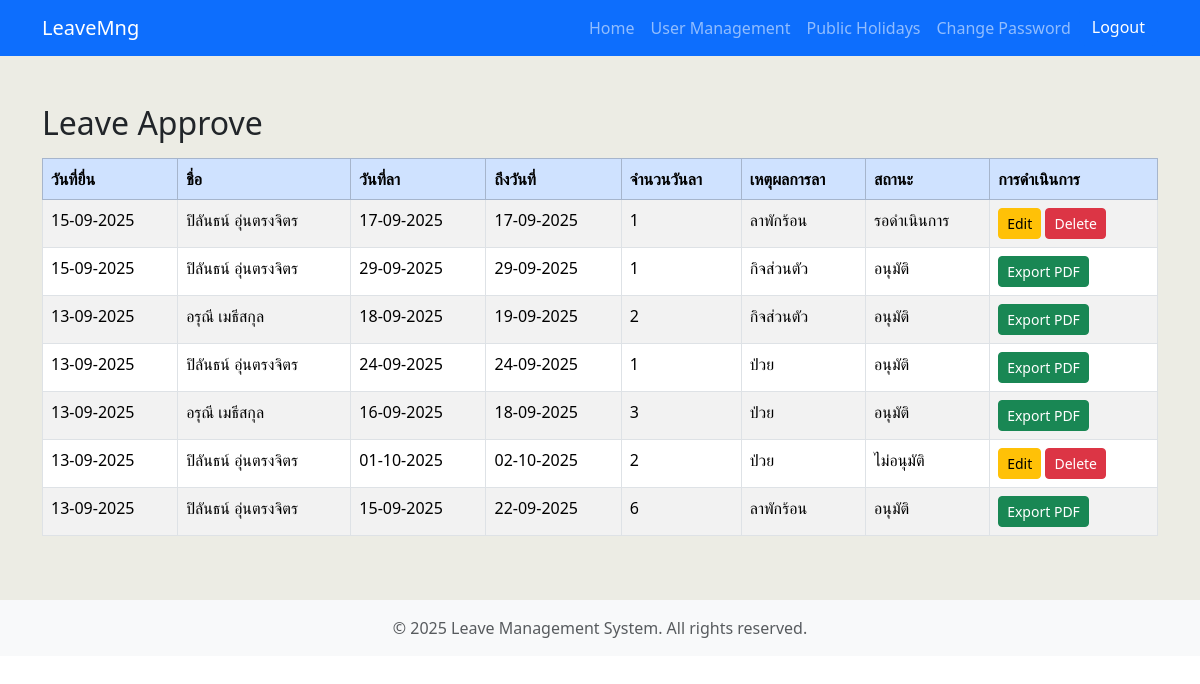
Before: /approve_leave/ (signed in) with the older database file.
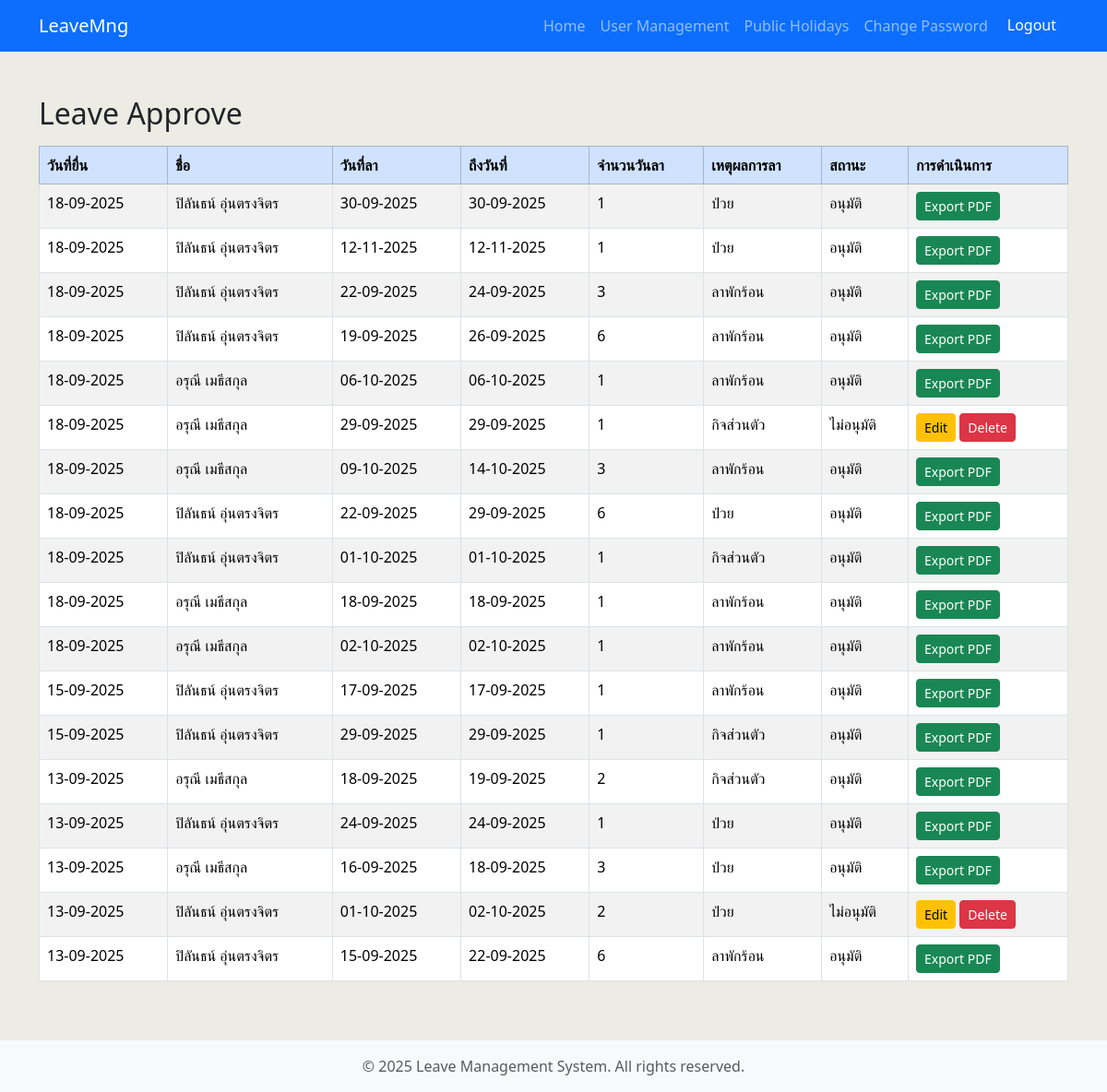
After: the same page with the newer database file.
### leaveapp/models.py (models this page shows, shortened)
class Leave_Detail(models.Model):
    REASON_CHOICES = [
        ("ป่วย", "ป่วย"),
        ("กิจส่วนตัว", "กิจส่วนตัว"),
        ("ลาพักร้อน", "ลาพักร้อน"),
    ]
    STATUS_CHOICES = [
        ("รอดำเนินการ", "รอดำเนินการ"),
        ("อนุมัติ", "อนุมัติ"),
        ("ไม่อนุมัติ", "ไม่อนุมัติ"),
    ]
    name = models.CharField(max_length=150)
    submit_date = models.DateField(default=datetime.date.today)
    leave_date_from = models.DateField()
    leave_date_to = models.DateField()
    leave_days_count = models.IntegerField(default=0)
    reason = models.CharField(max_length=50, choices=REASON_CHOICES)
    document = models.FileField(upload_to="leave_documents/", blank=True, null=True)
    status = models.CharField(
        max_length=20, default="รอดำเนินการ", choices=STATUS_CHOICES
    )
    remarks = models.TextField(blank=True, null=True)

### leaveapp/views.py (the view)
# urls.py: path("approve_leave/", views.approve_leave, name="approve_leave"),
@login_required(login_url="login")
def approve_leave(request):
    user = request.user
    is_leave_admin = (
        user.is_authenticated and user.groups.filter(name="leaveAdmin").exists()
    )
    if not request.user.groups.filter(name="leaveAdmin").exists():
        messages.error(request, "You do not have permission to access this page.")
        return redirect("home")
    leave_history = Leave_Detail.objects.all().order_by("-submit_date", "-id")
    return render(
        request,
        "leaveapp/approve_leave.html",
        {"leave_history": leave_history, "is_leave_admin": is_leave_admin},
    )

### templates/leaveapp/approve_leave.html (shortened to what this page needs)
{% extends 'leaveapp/layout.html' %}
{% block content %}
<div class="container pt-5 pb-5">
    <h2 class="mb-3">Leave Approve</h2>
    <div class="table-responsive">
        <table class="table table-bordered table-striped">
            <thead class="table-primary">
                <tr>
                    <th>วันที่ยื่น</th>
                    <th>ชื่อ</th>
                    <th>วันที่ลา</th>
                    <th>ถึงวันที่</th>
                    <th>จำนวนวันลา</th>
                    <th>เหตุผลการลา</th>
                    <th>สถานะ</th>
                    <th>การดำเนินการ</th>
                </tr>
            </thead>
            <tbody>
            {% for leave in leave_history %}
                <tr>
                    <td>{{ leave.submit_date|date:"d-m-Y" }}</td>
                    <td>{{ leave.name }}</td>
                    <td>{{ leave.leave_date_from|date:"d-m-Y" }}</td>
                    <td>{{ leave.leave_date_to|date:"d-m-Y" }}</td>
                    <td>{{ leave.leave_days_count }}</td>
                    <td>{{ leave.reason }}</td>
                    <td>{{ leave.status }}</td>
                    <td>
                    {% if leave.status == 'อนุมัติ' %}
                        <a href="{% url 'export_leave_pdf' leave.id %}" class="btn btn-success btn-sm">Export PDF</a>
                    {% elif is_leave_admin %}
                        <a href="{% url 'approve_form' leave.id %}" class="btn btn-warning btn-sm">Edit</a>
                        <form method="post" action="{% url 'delete_leave' leave.id %}" style="display:inline;">
                            <button type="submit" class="btn btn-danger btn-sm" onclick="return confirm('Are you sure you want to delete this leave?');">Delete</button>
                        </form>
                    {% endif %}
                    </td>
                </tr>
                {% empty %}
                <tr>
                    <td colspan="8" class="text-center">No leave history found.</td>
                </tr>
            {% endfor %}
            </tbody>
        </table>
    </div>
</div>
{% endblock %}

Changed rows visible on the page:
added Leave_Detail: submit_date "18-09-2025", name "ปิลันธน์ อุ่นตรงจิตร", leave_date_from "30-09-2025", leave_date_to "30-09-2025", leave_days_count "1", reason "ป่วย", status "อนุมัติ", shows "Export PDF"
added Leave_Detail: submit_date "18-09-2025", name "ปิลันธน์ อุ่นตรงจิตร", leave_date_from "12-11-2025", leave_date_to "12-11-2025", leave_days_count "1", reason "ป่วย", status "อนุมัติ", shows "Export PDF"
added Leave_Detail: submit_date "18-09-2025", name "ปิลันธน์ อุ่นตรงจิตร", leave_date_from "22-09-2025", leave_date_to "24-09-2025", leave_days_count "3", reason "ลาพักร้อน", status "อนุมัติ", shows "Export PDF"
added Leave_Detail: submit_date "18-09-2025", name "ปิลันธน์ อุ่นตรงจิตร", leave_date_from "19-09-2025", leave_date_to "26-09-2025", leave_days_count "6", reason "ลาพักร้อน", status "อนุมัติ", shows "Export PDF"
added Leave_Detail: submit_date "18-09-2025", name "อรุณี เมธีสกุล", leave_date_from "06-10-2025", leave_date_to "06-10-2025", leave_days_count "1", reason "ลาพักร้อน", status "อนุมัติ", shows "Export PDF"
added Leave_Detail: submit_date "18-09-2025", name "อรุณี เมธีสกุล", leave_date_from "29-09-2025", leave_date_to "29-09-2025", leave_days_count "1", reason "กิจส่วนตัว", status "ไม่อนุมัติ", shows "Edit"
added Leave_Detail: submit_date "18-09-2025", name "อรุณี เมธีสกุล", leave_date_from "09-10-2025", leave_date_to "14-10-2025", leave_days_count "3", reason "ลาพักร้อน", status "อนุมัติ", shows "Export PDF"
added Leave_Detail: submit_date "18-09-2025", name "ปิลันธน์ อุ่นตรงจิตร", leave_date_from "22-09-2025", leave_date_to "29-09-2025", leave_days_count "6", reason "ป่วย", status "อนุมัติ", shows "Export PDF"
added Leave_Detail: submit_date "18-09-2025", name "ปิลันธน์ อุ่นตรงจิตร", leave_date_from "01-10-2025", leave_date_to "01-10-2025", leave_days_count "1", reason "กิจส่วนตัว", status "อนุมัติ", shows "Export PDF"
added Leave_Detail: submit_date "18-09-2025", name "อรุณี เมธีสกุล", leave_date_from "18-09-2025", leave_date_to "18-09-2025", leave_days_count "1", reason "ลาพักร้อน", status "อนุมัติ", shows "Export PDF"
added Leave_Detail: submit_date "18-09-2025", name "อรุณี เมธีสกุล", leave_date_from "02-10-2025", leave_date_to "02-10-2025", leave_days_count "1", reason "ลาพักร้อน", status "อนุมัติ", shows "Export PDF"
changed Leave_Detail (number 12 of 18 on the later page): status "รอดำเนินการ" → "อนุมัติ"; status "Edit Delete" → "Export PDF"
